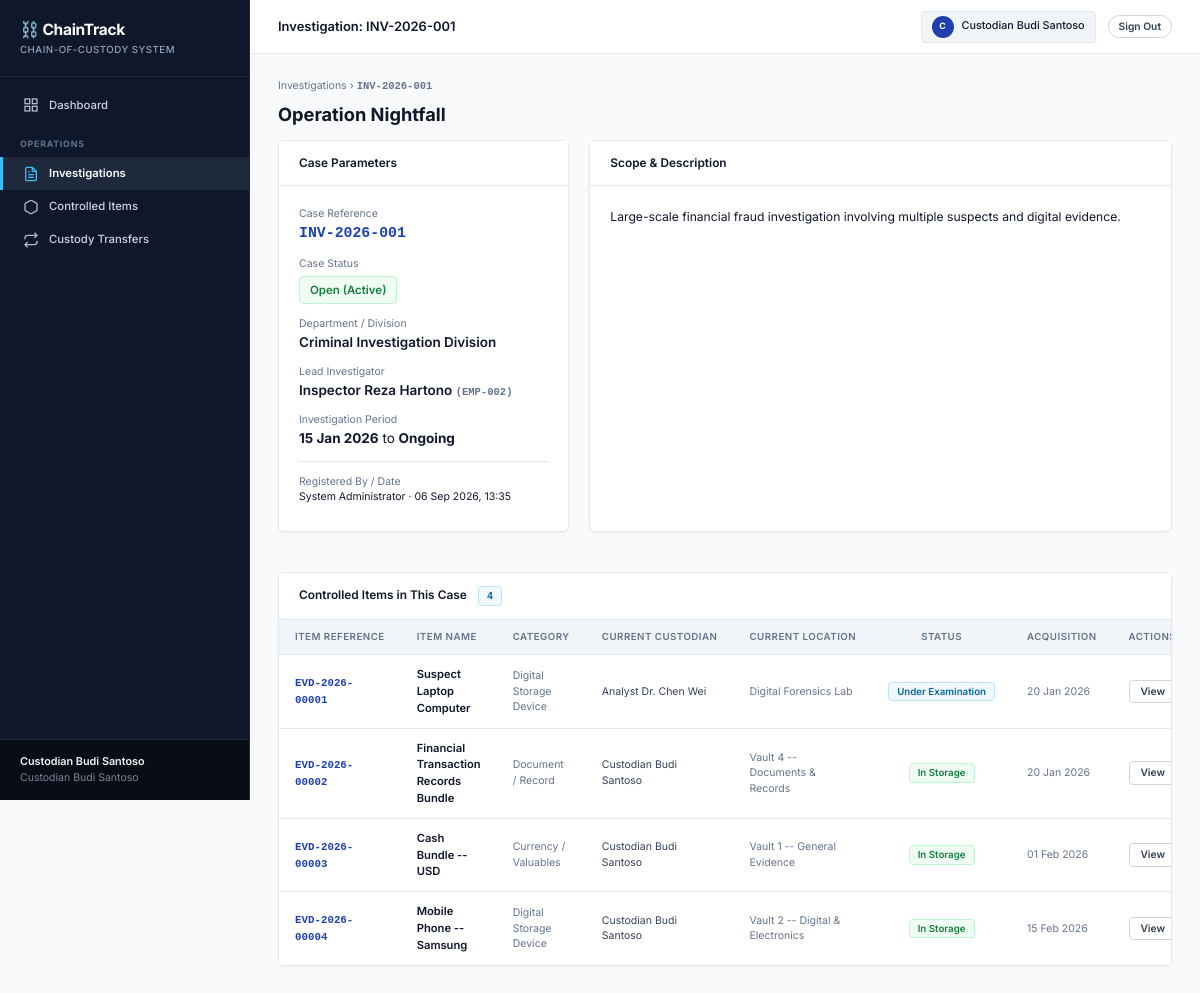
/investigations/view.php?id=1 (signed in), run on the app's committed database.
### tables this page shows
CREATE TABLE `investigations` (
  `id`            INT UNSIGNED NOT NULL AUTO_INCREMENT,
  `inv_reference` VARCHAR(80)  NOT NULL COMMENT 'e.g. INV-2026-001',
  `title`         VARCHAR(255) NOT NULL,
  `description`   TEXT         DEFAULT NULL,
  `department_id` INT UNSIGNED DEFAULT NULL,
  `lead_user_id`  INT UNSIGNED DEFAULT NULL,
  `start_date`    DATE         NOT NULL,
  `end_date`      DATE         DEFAULT NULL,
  `status`        ENUM('open','closed','archived') NOT NULL DEFAULT 'open',
  `created_by`    INT UNSIGNED NOT NULL,
  `created_at`    TIMESTAMP    NOT NULL DEFAULT CURRENT_TIMESTAMP,
  `updated_at`    TIMESTAMP    NOT NULL DEFAULT CURRENT_TIMESTAMP ON UPDATE CURRENT_TIMESTAMP,
  PRIMARY KEY (`id`),
  UNIQUE KEY `uq_inv_reference`   (`inv_reference`),
  KEY `fk_inv_department`         (`department_id`),
  KEY `fk_inv_lead_user`          (`lead_user_id`),
  KEY `fk_inv_created_by`         (`created_by`),
  KEY `idx_investigations_status` (`status`),
  CONSTRAINT `fk_inv_department` FOREIGN KEY (`department_id`) REFERENCES `departments` (`id`),
  CONSTRAINT `fk_inv_lead_user`  FOREIGN KEY (`lead_user_id`)  REFERENCES `users`       (`id`),
  CONSTRAINT `fk_inv_created_by` FOREIGN KEY (`created_by`)    REFERENCES `users`       (`id`)
);

CREATE TABLE `departments` (
  `id`          INT UNSIGNED NOT NULL AUTO_INCREMENT,
  `dept_code`   VARCHAR(30)  DEFAULT NULL,
  `dept_name`   VARCHAR(150) NOT NULL,
  `description` TEXT         DEFAULT NULL,
  `is_active`   TINYINT(1)   NOT NULL DEFAULT 1,
  `created_at`  TIMESTAMP    NOT NULL DEFAULT CURRENT_TIMESTAMP,
  PRIMARY KEY (`id`),
  UNIQUE KEY `uq_dept_code` (`dept_code`)
);

CREATE TABLE `users` (
  `id`            INT UNSIGNED NOT NULL AUTO_INCREMENT,
  `employee_id`   VARCHAR(50)  DEFAULT NULL COMMENT 'Badge / employee number',
  `full_name`     VARCHAR(150) NOT NULL,
  `email`         VARCHAR(150) NOT NULL,
  `username`      VARCHAR(80)  NOT NULL,
  `password_hash` VARCHAR(255) NOT NULL COMMENT 'PHP password_hash() BCRYPT',
  `role_id`       INT UNSIGNED NOT NULL,
  `department_id` INT UNSIGNED DEFAULT NULL,
  `is_active`     TINYINT(1)   NOT NULL DEFAULT 1,
  `last_login_at` DATETIME     DEFAULT NULL,
  `created_by`    INT UNSIGNED DEFAULT NULL COMMENT 'NULL for the first system admin',
  `created_at`    TIMESTAMP    NOT NULL DEFAULT CURRENT_TIMESTAMP,
  `updated_at`    TIMESTAMP    NOT NULL DEFAULT CURRENT_TIMESTAMP ON UPDATE CURRENT_TIMESTAMP,
  PRIMARY KEY (`id`),
  UNIQUE KEY `uq_users_email`       (`email`),
  UNIQUE KEY `uq_users_username`    (`username`),
  UNIQUE KEY `uq_users_employee_id` (`employee_id`),
  KEY `fk_users_role_id`       (`role_id`),
  KEY `fk_users_department_id` (`department_id`),
  KEY `fk_users_created_by`    (`created_by`),
  CONSTRAINT `fk_users_role`       FOREIGN KEY (`role_id`)       REFERENCES `roles`       (`id`),
  CONSTRAINT `fk_users_department` FOREIGN KEY (`department_id`) REFERENCES `departments` (`id`),
  CONSTRAINT `fk_users_creator`    FOREIGN KEY (`created_by`)    REFERENCES `users`       (`id`)
);

CREATE TABLE `items` (
  `id`                   INT UNSIGNED NOT NULL AUTO_INCREMENT,
  `item_reference`       VARCHAR(100) NOT NULL COMMENT 'e.g. EVD-2026-00001',
  `investigation_id`     INT UNSIGNED NOT NULL,
  `category_id`          INT UNSIGNED NOT NULL,
  `item_name`            VARCHAR(255) NOT NULL,
  `description`          TEXT         DEFAULT NULL,
  `physical_description` TEXT         DEFAULT NULL COMMENT 'Color, dimensions, serial numbers, markings',
  `acquisition_date`     DATE         DEFAULT NULL,
  `acquisition_location` VARCHAR(255) DEFAULT NULL COMMENT 'Free-text original collection point',
  `registered_by`        INT UNSIGNED NOT NULL,
  `current_custodian_id` INT UNSIGNED DEFAULT NULL,
  `current_location_id`  INT UNSIGNED DEFAULT NULL,
  `current_status_id`    INT UNSIGNED NOT NULL,
  `notes`                TEXT         DEFAULT NULL,
  `is_archived`          TINYINT(1)   NOT NULL DEFAULT 0,
  `created_at`           TIMESTAMP    NOT NULL DEFAULT CURRENT_TIMESTAMP,
  `updated_at`           TIMESTAMP    NOT NULL DEFAULT CURRENT_TIMESTAMP ON UPDATE CURRENT_TIMESTAMP,
  PRIMARY KEY (`id`),
  UNIQUE KEY `uq_item_reference`      (`item_reference`),
  KEY `fk_items_investigation`        (`investigation_id`),
  KEY `fk_items_category`             (`category_id`),
  KEY `fk_items_registered_by`        (`registered_by`),
  KEY `fk_items_current_custodian`    (`current_custodian_id`),
  KEY `fk_items_current_location`     (`current_location_id`),
  KEY `fk_items_current_status`       (`current_status_id`),
  KEY `idx_items_is_archived`         (`is_archived`),
  CONSTRAINT `fk_items_investigation`     FOREIGN KEY (`investigation_id`)    REFERENCES `investigations`  (`id`),
  CONSTRAINT `fk_items_category`          FOREIGN KEY (`category_id`)         REFERENCES `item_categories` (`id`),
  CONSTRAINT `fk_items_registered_by`     FOREIGN KEY (`registered_by`)       REFERENCES `users`          (`id`),
  CONSTRAINT `fk_items_current_custodian` FOREIGN KEY (`current_custodian_id`) REFERENCES `users`          (`id`),
  CONSTRAINT `fk_items_current_location`  FOREIGN KEY (`current_location_id`)  REFERENCES `locations`      (`id`),
  CONSTRAINT `fk_items_current_status`    FOREIGN KEY (`current_status_id`)    REFERENCES `item_statuses`  (`id`)
);

CREATE TABLE `item_categories` (
  `id`          INT UNSIGNED NOT NULL AUTO_INCREMENT,
  `cat_name`    VARCHAR(100) NOT NULL,
  `description` TEXT         DEFAULT NULL,
  `is_active`   TINYINT(1)   NOT NULL DEFAULT 1,
  `created_at`  TIMESTAMP    NOT NULL DEFAULT CURRENT_TIMESTAMP,
  PRIMARY KEY (`id`),
  UNIQUE KEY `uq_cat_name` (`cat_name`)
);

CREATE TABLE `locations` (
  `id`            INT UNSIGNED NOT NULL AUTO_INCREMENT,
  `location_code` VARCHAR(50)  DEFAULT NULL,
  `location_name` VARCHAR(150) NOT NULL,
  `location_type` ENUM('storage','lab','office','field','external','other') NOT NULL DEFAULT 'storage',
  `parent_id`     INT UNSIGNED DEFAULT NULL COMMENT 'Self-referential for sub-locations',
  `department_id` INT UNSIGNED DEFAULT NULL,
  `description`   TEXT         DEFAULT NULL,
  `is_active`     TINYINT(1)   NOT NULL DEFAULT 1,
  `created_at`    TIMESTAMP    NOT NULL DEFAULT CURRENT_TIMESTAMP,
  PRIMARY KEY (`id`),
  UNIQUE KEY `uq_location_code` (`location_code`),
  KEY `fk_locations_parent`     (`parent_id`),
  KEY `fk_locations_department` (`department_id`),
  CONSTRAINT `fk_locations_parent`     FOREIGN KEY (`parent_id`)     REFERENCES `locations`   (`id`),
  CONSTRAINT `fk_locations_department` FOREIGN KEY (`department_id`) REFERENCES `departments` (`id`)
);

CREATE TABLE `item_statuses` (
  `id`          INT UNSIGNED NOT NULL AUTO_INCREMENT,
  `status_name` VARCHAR(100) NOT NULL,
  `status_slug` VARCHAR(50)  NOT NULL,
  `color_badge` VARCHAR(20)  NOT NULL DEFAULT 'secondary' COMMENT 'Bootstrap badge variant',
  `description` TEXT         DEFAULT NULL,
  `is_active`   TINYINT(1)   NOT NULL DEFAULT 1,
  `sort_order`  INT          NOT NULL DEFAULT 0,
  `created_at`  TIMESTAMP    NOT NULL DEFAULT CURRENT_TIMESTAMP,
  PRIMARY KEY (`id`),
  UNIQUE KEY `uq_status_name` (`status_name`),
  UNIQUE KEY `uq_status_slug` (`status_slug`)
);

### includes/functions.php (called while the page is built, shortened)
<?php
function esc(mixed $value): string
{
    return htmlspecialchars((string)$value, ENT_QUOTES | ENT_SUBSTITUTE, 'UTF-8');
}
function getInvestigationById(mysqli $db, int $id): ?array
{
    $stmt = $db->prepare(
        "SELECT inv.*,
                d.dept_name,
                d.dept_code,
                lu.full_name AS lead_name,
                lu.employee_id AS lead_emp_id,
                cu.full_name AS created_by_name
         FROM investigations inv
         LEFT JOIN departments d ON d.id = inv.department_id
         LEFT JOIN users lu      ON lu.id = inv.lead_user_id
         LEFT JOIN users cu      ON cu.id = inv.created_by
         WHERE inv.id = ? LIMIT 1"
    );
    $stmt->bind_param('i', $id);
    $stmt->execute();
    $row = $stmt->get_result()->fetch_assoc();
    return $row ?: null;
}
function getInvestigationItems(mysqli $db, int $invId): array
{
    $stmt = $db->prepare(
        "SELECT i.id, i.item_reference, i.item_name, i.description,
                i.acquisition_date, i.is_archived,
                c.cat_name AS category_name,
                u.full_name AS custodian_name,
                u.employee_id AS custodian_emp_id,
                l.location_name,
                ist.status_name,
                ist.status_slug,
                ist.color_badge
         FROM items i
         JOIN item_categories c ON c.id = i.category_id
         LEFT JOIN users u      ON u.id = i.current_custodian_id
         LEFT JOIN locations l  ON l.id = i.current_location_id
         JOIN item_statuses ist ON ist.id = i.current_status_id
         WHERE i.investigation_id = ?
         ORDER BY i.created_at DESC"
    );
    $stmt->bind_param('i', $invId);
    $stmt->execute();
    $rows = $stmt->get_result()->fetch_all(MYSQLI_ASSOC);
    return $rows;
}

### investigations/view.php (the view, shortened to what this page needs)
<?php
require_once __DIR__ . '/../includes/functions.php';
$db = getMySQL();
$id = (int)($_GET['id'] ?? 0);
$inv = getInvestigationById($db, $id);
$items = getInvestigationItems($db, $id);
$pageTitle = 'Investigation: ' . $inv['inv_reference'];
function invStatusBadgeLarge(string $status): string {
    $map = [
        'open'     => ['Open (Active)', 'success'],
        'closed'   => ['Closed',        'danger'],
        'archived' => ['Archived',      'secondary'],
    ];
    $s = $map[$status] ?? [ucfirst($status), 'secondary'];
    return "<span class=\"badge bg-{$s[1]}\" style=\"font-size:.85rem;padding:5px 10px;\">{$s[0]}</span>";
}
?>
<!DOCTYPE html>
<html lang="en">
<head>
  <link rel="stylesheet" href="/public/css/chaintrack.css">
</head>
<body>
<div id="ct-sidebar-wrap">
<?php require_once __DIR__ . '/../views/layouts/sidebar.php'; ?>
<div id="ct-main">
  <div id="ct-topbar">
    <span class="page-title"><?= esc($pageTitle) ?></span>
    <div class="topbar-right">
      <div class="ct-user-pill">
        <div class="ct-avatar"><?= strtoupper(substr($_SESSION['user_name'] ?? 'U', 0, 1)) ?></div>
        <span><?= esc($_SESSION['user_name'] ?? '') ?></span>
      </div>
      <a href="<?= $base ?>/views/auth/logout.php" class="ct-btn ct-btn-secondary ct-btn-sm" style="border-radius:99px;">Sign Out</a>
    </div>
  </div>
  <div id="ct-content">
    <div class="d-flex justify-between align-center mb-2">
      <div>
        <div class="small text-muted mb-1">
          <a href="<?= $base ?>/investigations/index.php" style="color:var(--ct-muted);text-decoration:none;">Investigations</a> ›
          <span class="mono fw-600"><?= esc($inv['inv_reference']) ?></span>
        </div>
        <h2 style="margin:0;font-size:1.35rem;"><?= esc($inv['title']) ?></h2>
      </div>
    </div>
    <div style="display:grid;grid-template-columns:1fr 2fr;gap:20px;margin-bottom:20px;">
      <div class="ct-card">
        <div class="ct-card-header">Case Parameters</div>
        <div class="ct-card-body">
          <div class="mb-2">
            <div class="small text-muted">Case Reference</div>
            <div class="mono fw-600" style="font-size:1.1rem;color:var(--ct-accent);"><?= esc($inv['inv_reference']) ?></div>
          </div>
          <div class="mb-2">
            <div class="small text-muted">Case Status</div>
            <div style="margin-top:4px;"><?= invStatusBadgeLarge($inv['status']) ?></div>
          </div>
          <div class="mb-2">
            <div class="small text-muted">Department / Division</div>
            <div class="fw-600"><?= esc($inv['dept_name'] ?: '—') ?></div>
          </div>
          <div class="mb-2">
            <div class="small text-muted">Lead Investigator</div>
            <div class="fw-600">
              <?= esc($inv['lead_name'] ?: 'Unassigned') ?>
              <?php if (!empty($inv['lead_emp_id'])): ?>
              <span class="mono small text-muted">(<?= esc($inv['lead_emp_id']) ?>)</span>
              <?php endif; ?>
            </div>
          </div>
          <div class="mb-2">
            <div class="small text-muted">Investigation Period</div>
            <div>
              <strong><?= $inv['start_date'] ? date('d M Y', strtotime($inv['start_date'])) : '—' ?></strong>
              to
              <strong><?= $inv['end_date'] ? date('d M Y', strtotime($inv['end_date'])) : 'Ongoing' ?></strong>
            </div>
          </div>
          <div class="mb-1" style="border-top:1px solid var(--ct-border);padding-top:12px;">
            <div class="small text-muted">Registered By / Date</div>
            <div class="small">
              <?= esc($inv['created_by_name'] ?: 'System') ?> · <?= date('d M Y, H:i', strtotime($inv['created_at'])) ?>
            </div>
          </div>
        </div>
      </div>
      <div class="ct-card">
        <div class="ct-card-header">Scope & Description</div>
        <div class="ct-card-body" style="line-height:1.75;color:var(--ct-text);font-size:.9rem;">
          <?php if (!empty($inv['description'])): ?>
            <?= nl2br(esc($inv['description'])) ?>
          <?php else: ?>
            <p class="text-muted" style="font-style:italic;margin:0;">No case description or briefing notes provided.</p>
          <?php endif; ?>
        </div>
      </div>
    </div>
    <div class="ct-card">
      <div class="ct-card-header d-flex justify-between align-center">
        <div>
          <span>Controlled Items in This Case</span>
          <span class="badge bg-primary" style="margin-left:8px;"><?= count($items) ?></span>
        </div>
      </div>
      <div class="ct-table-wrap">
        <table class="ct-table">
          <thead>
            <tr>
              <th style="width:130px;">Item Reference</th>
              <th>Item Name</th>
              <th style="width:120px;">Category</th>
              <th>Current Custodian</th>
              <th>Current Location</th>
              <th style="width:120px;text-align:center;">Status</th>
              <th style="width:110px;">Acquisition</th>
              <th style="width:100px;text-align:right;">Actions</th>
            </tr>
          </thead>
          <tbody>
            <?php foreach ($items as $item): ?>
            <tr>
              <td>
                <a href="<?= $base ?>/items/item_details.php?id=<?= (int)$item['id'] ?>" class="ref-code" style="text-decoration:none;">
                  <?= esc($item['item_reference']) ?>
                </a>
              </td>
              <td class="fw-600">
                <a href="<?= $base ?>/items/item_details.php?id=<?= (int)$item['id'] ?>" style="color:var(--ct-text);text-decoration:none;">
                  <?= esc($item['item_name']) ?>
                </a>
              </td>
              <td class="small text-muted"><?= esc($item['category_name']) ?></td>
              <td class="small">
                <?= esc($item['custodian_name'] ?: '—') ?>
              </td>
              <td class="small text-muted"><?= esc($item['location_name'] ?: '—') ?></td>
              <td style="text-align:center;">
                <span class="badge bg-<?= esc($item['color_badge']) ?>">
                  <?= esc($item['status_name']) ?>
                </span>
              </td>
              <td class="small text-muted">
                <?= $item['acquisition_date'] ? date('d M Y', strtotime($item['acquisition_date'])) : '—' ?>
              </td>
              <td style="text-align:right;">
                <a href="<?= $base ?>/items/item_details.php?id=<?= (int)$item['id'] ?>" class="ct-btn ct-btn-secondary ct-btn-sm">
                  View
                </a>
              </td>
            </tr>
            <?php endforeach; ?>
          </tbody>
        </table>
      </div>
    </div>
  </div>
</div>
</div>
</body>
</html>

### data on the page
investigations: inv_reference "Investigation: INV-2026-001", inv_reference "INV-2026-001", title "Operation Nightfall", status "Open (Active)", department.dept_name "Criminal Investigation Division", lead_user.full_name "Inspector Reza Hartono", lead_user.employee_id "EMP-002", start_date "15 Jan 2026", created_by.full_name "System Administrator", created_at "06 Sep 2026, 13:35", description "Large-scale financial fraud investigation involving multiple suspects and digital evidence."
items: item_reference "EVD-2026-00001", item_name "Suspect Laptop Computer", category.cat_name "Digital Storage Device", current_custodian.full_name "Analyst Dr. Chen Wei", current_location.location_name "Digital Forensics Lab", current_status.status_name "Under Examination", acquisition_date "20 Jan 2026"
items: item_reference "EVD-2026-00002", item_name "Financial Transaction Records Bundle", category.cat_name "Document / Record", current_custodian.full_name "Custodian Budi Santoso", current_location.location_name "Vault 4 -- Documents & Records", current_status.status_name "In Storage", acquisition_date "20 Jan 2026"
items: item_reference "EVD-2026-00003", item_name "Cash Bundle -- USD", category.cat_name "Currency / Valuables", current_custodian.full_name "Custodian Budi Santoso", current_location.location_name "Vault 1 -- General Evidence", current_status.status_name "In Storage", acquisition_date "01 Feb 2026"
items: item_reference "EVD-2026-00004", item_name "Mobile Phone -- Samsung", category.cat_name "Digital Storage Device", current_custodian.full_name "Custodian Budi Santoso", current_location.location_name "Vault 2 -- Digital & Electronics", current_status.status_name "In Storage", acquisition_date "15 Feb 2026"

### other printed values
APP_NAME "ChainTrack"
$label "Dashboard Investigations Controlled Items Custody Transfers"
$userName "Custodian Budi Santoso"
$roleLabel "Custodian Budi Santoso"
substr($_SESSION['user_name'] ?? 'U', 0, 1) "C"
$_SESSION['user_name'] "Custodian Budi Santoso"
count($items) "4"
